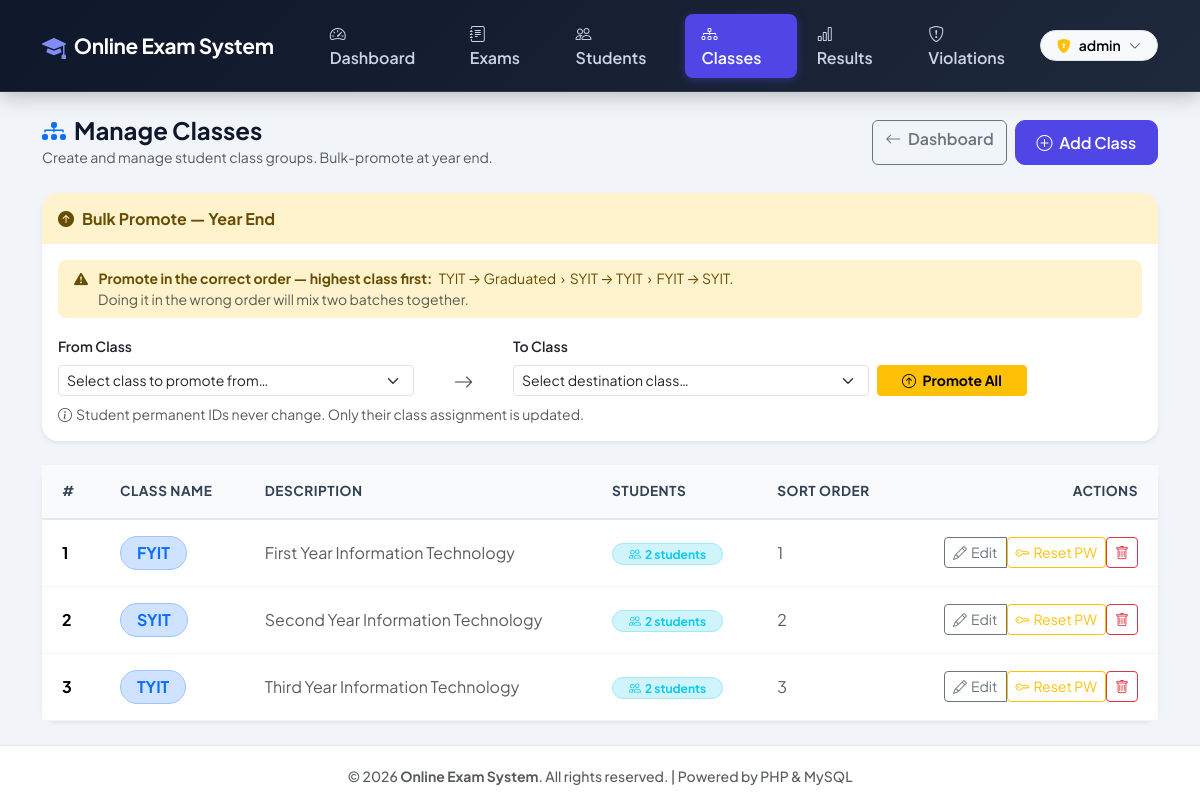
Screenshot of /admin/manage-classes.php (signed in) with the database file from the repository.
### tables this page shows
CREATE TABLE IF NOT EXISTS `classes` (
    `id`          INT AUTO_INCREMENT PRIMARY KEY,
    `name`        VARCHAR(50)  NOT NULL,
    `description` VARCHAR(200) NULL,
    `sort_order`  INT          NOT NULL DEFAULT 0,
    `created_at`  DATETIME     NOT NULL DEFAULT CURRENT_TIMESTAMP,
    UNIQUE KEY `uq_class_name` (`name`)
);

### admin/manage-classes.php (the view, shortened to what this page needs)
<?php
include '../includes/header.php';
include '../config/db.php';
$classes_res = mysqli_query($conn,
    "SELECT c.*, COUNT(s.id) AS student_count
     FROM classes c LEFT JOIN students s ON s.class_id = c.id
     GROUP BY c.id ORDER BY c.sort_order ASC, c.name ASC");
$classes = [];
while ($row = mysqli_fetch_assoc($classes_res)) $classes[] = $row;
?>
<div class="d-flex justify-content-between align-items-center mb-4 flex-wrap gap-2">
    <div>
        <h4 class="fw-bold mb-0"><i class="bi bi-diagram-3-fill text-primary me-2"></i>Manage Classes</h4>
        <small class="text-muted">Create and manage student class groups. Bulk-promote at year end.</small>
    </div>
    <div class="d-flex gap-2">
        <a href="dashboard.php" class="btn btn-outline-secondary fw-semibold"><i class="bi bi-arrow-left me-1"></i> Dashboard</a>
        <button class="btn btn-primary fw-semibold" data-bs-toggle="modal" data-bs-target="#addClassModal">
            <i class="bi bi-plus-circle me-1"></i> Add Class
        </button>
    </div>
</div>
<div class="card border-0 shadow-sm rounded-4 mb-4">
    <div class="card-header bg-warning-subtle border-0 rounded-top-4 py-3">
        <h6 class="fw-bold mb-0 text-warning-emphasis"><i class="bi bi-arrow-up-circle-fill me-2"></i>Bulk Promote — Year End</h6>
    </div>
    <div class="card-body py-3">
        <div class="alert alert-warning border-0 rounded-3 mb-3 py-2 px-3 small">
            <i class="bi bi-exclamation-triangle-fill me-2"></i>
            <strong>Promote in the correct order — highest class first:</strong>
            <span class="ms-1">TYIT → Graduated &nbsp;›&nbsp; SYIT → TYIT &nbsp;›&nbsp; FYIT → SYIT.</span>
            <br><span class="text-muted ms-4">Doing it in the wrong order will mix two batches together.</span>
        </div>
        <form method="POST" class="row g-2 align-items-end" onsubmit="return confirm('Move ALL students from selected class to another? This cannot be undone easily.')">
            <div class="col-md-4">
                <label class="form-label fw-semibold small">From Class</label>
                <select name="from_class_id" class="form-select form-select-sm" required>
                    <option value="">Select class to promote from…</option>
                </select>
            </div>
            <div class="col-md-1 text-center pt-4"><i class="bi bi-arrow-right fs-5 text-muted"></i></div>
            <div class="col-md-4">
                <label class="form-label fw-semibold small">To Class</label>
                <select name="to_class_id" class="form-select form-select-sm" required>
                    <option value="">Select destination class…</option>
                </select>
            </div>
            <div class="col-md-auto">
                <button type="submit" class="btn btn-warning btn-sm fw-bold px-4">
                    <i class="bi bi-arrow-up-circle me-1"></i> Promote All
                </button>
            </div>
        </form>
        <div class="form-text text-muted mt-2"><i class="bi bi-info-circle me-1"></i>Student permanent IDs never change. Only their class assignment is updated.</div>
    </div>
</div>
<div class="card border-0 shadow-sm rounded-4">
    <div class="card-body p-0">
        <div class="table-responsive">
            <table class="table custom-table align-middle mb-0">
                <thead>
                    <tr>
                        <th class="ps-4">#</th>
                        <th>Class Name</th>
                        <th>Description</th>
                        <th>Students</th>
                        <th>Sort Order</th>
                        <th class="pe-4 text-end">Actions</th>
                    </tr>
                </thead>
                <tbody>
                    <?php if (empty($classes)): ?>
                    <tr><td colspan="6" class="text-center text-muted py-5"><i class="bi bi-inbox fs-2 d-block mb-2"></i>No classes yet.</td></tr>
                    <?php else: $i = 1; foreach ($classes as $c): ?>
                    <tr>
                        <td class="ps-4 fw-bold"><?php echo $i++; ?></td>
                        <td>
                            <span class="badge bg-primary-subtle text-primary border border-primary-subtle rounded-pill px-3 py-2 fw-bold fs-6">
                                <?php echo htmlspecialchars($c['name']); ?>
                            </span>
                        </td>
                        <td class="text-muted"><?php echo htmlspecialchars($c['description'] ?? '—'); ?></td>
                        <td>
                            <a href="manage-students.php?class_id=<?php echo $c['id']; ?>" class="badge bg-info-subtle text-info border border-info-subtle rounded-pill px-3 py-1 text-decoration-none">
                                <i class="bi bi-people me-1"></i><?php echo $c['student_count']; ?> students
                            </a>
                        </td>
                        <td class="text-muted"><?php echo $c['sort_order']; ?></td>
                        <td class="pe-4 text-end">
                            <div class="btn-group btn-group-sm">
                                <button class="btn btn-outline-secondary" data-bs-toggle="modal" data-bs-target="#editClassModal<?php echo $c['id']; ?>">
                                    <i class="bi bi-pencil me-1"></i>Edit
                                </button>
                                <form method="POST" style="display:inline;" onsubmit="return confirm('Reset ALL passwords in <?php echo htmlspecialchars($c['name'], ENT_QUOTES); ?> to \'student\'?')">
                                    <button type="submit" class="btn btn-outline-warning btn-sm" title="Reset all passwords in this class to 'student'">
                                        <i class="bi bi-key me-1"></i>Reset PW
                                    </button>
                                </form>
                                <form method="POST" style="display:inline;" onsubmit="return confirmDeleteClass('<?php echo htmlspecialchars(addslashes($c['name']), ENT_QUOTES); ?>', <?php echo (int)$c['student_count']; ?>);">
                                    <button type="submit" class="btn btn-outline-danger btn-sm" title="<?php echo $c['student_count'] > 0 ? 'Delete class (' . $c['student_count'] . ' student(s) enrolled)' : 'Delete class'; ?>">
                                        <i class="bi bi-trash"></i>
                                    </button>
                                </form>
                            </div>
                        </td>
                    </tr>
                    <?php endforeach; endif; ?>
                </tbody>
            </table>
        </div>
    </div>
</div>
<?php include '../includes/footer.php'; ?>

### css/style.css (style rules this page uses)
:root { --primary-color: #4f46e5; --primary-hover: #4338ca; --secondary-color: #64748b; --success-color: #10b981; --danger-color: #ef4444; --warning-color: #f59e0b; --info-color: #06b6d4; --bg-body: #f1f5f9; --card-bg: #ffffff; --text-main: #0f172a; --text-muted: #64748b; --border-color: #cbd5e1; --shadow-sm: 0 1px 3px rgba(0,0,0,0.08); --shadow-md: 0 4px 14px rgba(15, 23, 42, 0.1); --shadow-lg: 0 12px 28px rgba(15, 23, 42, 0.15); }
body { background-color: var(--bg-body) !important; color: var(--text-main) !important; font-family: 'Plus Jakarta Sans', -apple-system, BlinkMacSystemFont, sans-serif; min-height: 100vh; display: flex; flex-direction: column; }
:root { --exam-q-font-size: 1.2rem; --exam-body-font-size: 1.05rem; }
.custom-table { border-collapse: separate !important; border-spacing: 0 !important; }
.custom-table thead th { background: #f8fafc !important; color: #334155 !important; font-weight: 700 !important; font-size: 0.85rem !important; text-transform: uppercase !important; letter-spacing: 0.5px !important; padding: 1rem 1.25rem !important; border-bottom: 2px solid #e2e8f0 !important; }
.custom-table tbody td { padding: 1rem 1.25rem !important; vertical-align: middle !important; border-bottom: 1px solid #f1f5f9 !important; }
.btn-primary { background-color: #4f46e5 !important; border-color: #4f46e5 !important; color: #ffffff !important; font-weight: 600 !important; border-radius: 10px !important; padding: 0.6rem 1.3rem !important; transition: all 0.2s ease !important; }

### rows the page displays
classes: name "FYIT", description "First Year Information Technology", student_count "2", sort_order "1"
classes: name "SYIT", description "Second Year Information Technology", student_count "2", sort_order "2"
classes: name "TYIT", description "Third Year Information Technology", student_count "2", sort_order "3"

### other values shown
$_SESSION['admin_username'] "admin"
